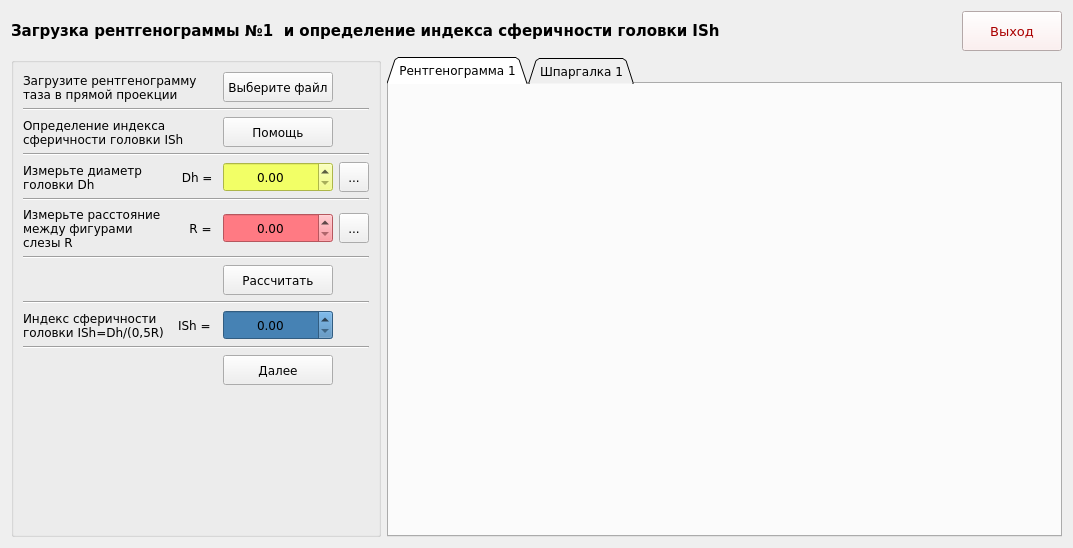
<?xml version="1.0" encoding="UTF-8"?>
<ui version="4.0">
 <class>Form1</class>
 <widget class="QWidget" name="Form1">
  <property name="geometry">
   <rect>
    <x>0</x>
    <y>0</y>
    <width>1073</width>
    <height>548</height>
   </rect>
  </property>
  <property name="windowTitle">
   <string>Form</string>
  </property>
  <property name="styleSheet">
   <string notr="true"/>
  </property>
  <layout class="QGridLayout" name="gridLayout">
   <item row="0" column="2">
    <widget class="QPushButton" name="pushButton_5">
     <property name="maximumSize">
      <size>
       <width>100</width>
       <height>50</height>
      </size>
     </property>
     <property name="font">
      <font>
       <family>Verdana</family>
       <pointsize>10</pointsize>
       <italic>false</italic>
       <bold>false</bold>
      </font>
     </property>
     <property name="cursor">
      <cursorShape>PointingHandCursor</cursorShape>
     </property>
     <property name="styleSheet">
      <string notr="true">background-color: #fcebeb;
font: 75 10pt &quot;Verdana&quot;;
color: rgb(170, 0, 0);
</string>
     </property>
     <property name="text">
      <string>Выход</string>
     </property>
    </widget>
   </item>
   <item row="0" column="0" colspan="2">
    <widget class="QLabel" name="label_12">
     <property name="minimumSize">
      <size>
       <width>0</width>
       <height>40</height>
      </size>
     </property>
     <property name="font">
      <font>
       <family>Verdana</family>
       <pointsize>11</pointsize>
       <italic>false</italic>
       <bold>true</bold>
      </font>
     </property>
     <property name="styleSheet">
      <string notr="true">font: 75 11pt &quot;Verdana&quot;;
font-weight: bold;</string>
     </property>
     <property name="text">
      <string>Загрузка рентгенограммы №1  и определение индекса сферичности головки ISh</string>
     </property>
     <property name="alignment">
      <set>Qt::AlignLeading|Qt::AlignLeft|Qt::AlignVCenter</set>
     </property>
    </widget>
   </item>
   <item row="1" column="0">
    <widget class="QGroupBox" name="groupBox">
     <property name="minimumSize">
      <size>
       <width>370</width>
       <height>0</height>
      </size>
     </property>
     <property name="maximumSize">
      <size>
       <width>370</width>
       <height>16777215</height>
      </size>
     </property>
     <property name="font">
      <font>
       <family>Verdana</family>
       <pointsize>9</pointsize>
      </font>
     </property>
     <property name="autoFillBackground">
      <bool>false</bool>
     </property>
     <property name="styleSheet">
      <string notr="true"/>
     </property>
     <property name="title">
      <string/>
     </property>
     <property name="flat">
      <bool>false</bool>
     </property>
     <property name="checkable">
      <bool>false</bool>
     </property>
     <layout class="QGridLayout" name="gridLayout_2">
      <item row="13" column="2">
       <spacer name="verticalSpacer">
        <property name="font">
         <font>
          <family>Verdana</family>
          <pointsize>9</pointsize>
         </font>
        </property>
        <property name="orientation">
         <enum>Qt::Vertical</enum>
        </property>
        <property name="sizeHint" stdset="0">
         <size>
          <width>20</width>
          <height>40</height>
         </size>
        </property>
       </spacer>
      </item>
      <item row="4" column="2">
       <widget class="QDoubleSpinBox" name="doubleSpinBox">
        <property name="minimumSize">
         <size>
          <width>0</width>
          <height>30</height>
         </size>
        </property>
        <property name="font">
         <font>
          <family>Verdana</family>
          <pointsize>9</pointsize>
         </font>
        </property>
        <property name="styleSheet">
         <string notr="true">background-color: #f2ff66;</string>
        </property>
        <property name="alignment">
         <set>Qt::AlignCenter</set>
        </property>
        <property name="singleStep">
         <double>0.100000000000000</double>
        </property>
       </widget>
      </item>
      <item row="4" column="1">
       <widget class="QLabel" name="label_5">
        <property name="font">
         <font>
          <family>Verdana</family>
          <pointsize>9</pointsize>
         </font>
        </property>
        <property name="text">
         <string> Dh = </string>
        </property>
       </widget>
      </item>
      <item row="6" column="1">
       <widget class="QLabel" name="label_7">
        <property name="font">
         <font>
          <family>Verdana</family>
          <pointsize>9</pointsize>
         </font>
        </property>
        <property name="text">
         <string>   R =</string>
        </property>
       </widget>
      </item>
      <item row="6" column="2">
       <widget class="QDoubleSpinBox" name="doubleSpinBox_2">
        <property name="minimumSize">
         <size>
          <width>0</width>
          <height>30</height>
         </size>
        </property>
        <property name="font">
         <font>
          <family>Verdana</family>
          <pointsize>9</pointsize>
         </font>
        </property>
        <property name="styleSheet">
         <string notr="true">background-color: #ff7a83;</string>
        </property>
        <property name="alignment">
         <set>Qt::AlignCenter</set>
        </property>
        <property name="maximum">
         <double>1000000.000000000000000</double>
        </property>
        <property name="singleStep">
         <double>0.100000000000000</double>
        </property>
       </widget>
      </item>
      <item row="6" column="0">
       <widget class="QLabel" name="label_4">
        <property name="font">
         <font>
          <family>Verdana</family>
          <pointsize>9</pointsize>
         </font>
        </property>
        <property name="text">
         <string>Измерьте расстояние между фигурами слезы R</string>
        </property>
        <property name="wordWrap">
         <bool>true</bool>
        </property>
       </widget>
      </item>
      <item row="4" column="0">
       <widget class="QLabel" name="label_3">
        <property name="font">
         <font>
          <family>Verdana</family>
          <pointsize>9</pointsize>
         </font>
        </property>
        <property name="text">
         <string>Измерьте диаметр головки Dh</string>
        </property>
        <property name="wordWrap">
         <bool>true</bool>
        </property>
       </widget>
      </item>
      <item row="10" column="1">
       <widget class="QLabel" name="label_10">
        <property name="font">
         <font>
          <family>Verdana</family>
          <pointsize>9</pointsize>
         </font>
        </property>
        <property name="text">
         <string>ISh =</string>
        </property>
       </widget>
      </item>
      <item row="10" column="0">
       <widget class="QLabel" name="label_9">
        <property name="font">
         <font>
          <family>Verdana</family>
          <pointsize>9</pointsize>
         </font>
        </property>
        <property name="text">
         <string>Индекс сферичности головки ISh=Dh/(0,5R)</string>
        </property>
        <property name="wordWrap">
         <bool>true</bool>
        </property>
       </widget>
      </item>
      <item row="2" column="0" colspan="2">
       <widget class="QLabel" name="label_2">
        <property name="font">
         <font>
          <family>Verdana</family>
          <pointsize>9</pointsize>
         </font>
        </property>
        <property name="text">
         <string>Определение индекса сферичности головки ISh</string>
        </property>
        <property name="wordWrap">
         <bool>true</bool>
        </property>
       </widget>
      </item>
      <item row="12" column="2">
       <widget class="QPushButton" name="pushButton_4">
        <property name="minimumSize">
         <size>
          <width>110</width>
          <height>30</height>
         </size>
        </property>
        <property name="maximumSize">
         <size>
          <width>110</width>
          <height>16777215</height>
         </size>
        </property>
        <property name="font">
         <font>
          <family>Verdana</family>
          <pointsize>9</pointsize>
         </font>
        </property>
        <property name="cursor">
         <cursorShape>PointingHandCursor</cursorShape>
        </property>
        <property name="text">
         <string>Далее</string>
        </property>
       </widget>
      </item>
      <item row="8" column="2">
       <widget class="QPushButton" name="pushButton_3">
        <property name="minimumSize">
         <size>
          <width>110</width>
          <height>30</height>
         </size>
        </property>
        <property name="maximumSize">
         <size>
          <width>110</width>
          <height>16777215</height>
         </size>
        </property>
        <property name="font">
         <font>
          <family>Verdana</family>
          <pointsize>9</pointsize>
         </font>
        </property>
        <property name="cursor">
         <cursorShape>PointingHandCursor</cursorShape>
        </property>
        <property name="text">
         <string>Рассчитать</string>
        </property>
       </widget>
      </item>
      <item row="2" column="2">
       <widget class="QPushButton" name="pushButton_2">
        <property name="minimumSize">
         <size>
          <width>110</width>
          <height>30</height>
         </size>
        </property>
        <property name="maximumSize">
         <size>
          <width>110</width>
          <height>16777215</height>
         </size>
        </property>
        <property name="font">
         <font>
          <family>Verdana</family>
          <pointsize>9</pointsize>
         </font>
        </property>
        <property name="cursor">
         <cursorShape>PointingHandCursor</cursorShape>
        </property>
        <property name="text">
         <string>Помощь</string>
        </property>
       </widget>
      </item>
      <item row="0" column="2">
       <widget class="QPushButton" name="pushButton">
        <property name="minimumSize">
         <size>
          <width>0</width>
          <height>30</height>
         </size>
        </property>
        <property name="maximumSize">
         <size>
          <width>110</width>
          <height>16777215</height>
         </size>
        </property>
        <property name="font">
         <font>
          <family>Verdana</family>
          <pointsize>9</pointsize>
         </font>
        </property>
        <property name="cursor">
         <cursorShape>PointingHandCursor</cursorShape>
        </property>
        <property name="styleSheet">
         <string notr="true"/>
        </property>
        <property name="text">
         <string>Выберите файл</string>
        </property>
       </widget>
      </item>
      <item row="1" column="0" colspan="4">
       <widget class="Line" name="line">
        <property name="font">
         <font>
          <family>Verdana</family>
          <pointsize>9</pointsize>
         </font>
        </property>
        <property name="orientation">
         <enum>Qt::Horizontal</enum>
        </property>
       </widget>
      </item>
      <item row="3" column="0" colspan="4">
       <widget class="Line" name="line_2">
        <property name="font">
         <font>
          <family>Verdana</family>
          <pointsize>9</pointsize>
         </font>
        </property>
        <property name="orientation">
         <enum>Qt::Horizontal</enum>
        </property>
       </widget>
      </item>
      <item row="5" column="0" colspan="4">
       <widget class="Line" name="line_3">
        <property name="font">
         <font>
          <family>Verdana</family>
          <pointsize>9</pointsize>
         </font>
        </property>
        <property name="orientation">
         <enum>Qt::Horizontal</enum>
        </property>
       </widget>
      </item>
      <item row="7" column="0" colspan="4">
       <widget class="Line" name="line_4">
        <property name="font">
         <font>
          <family>Verdana</family>
          <pointsize>9</pointsize>
         </font>
        </property>
        <property name="orientation">
         <enum>Qt::Horizontal</enum>
        </property>
       </widget>
      </item>
      <item row="9" column="0" colspan="4">
       <widget class="Line" name="line_6">
        <property name="font">
         <font>
          <family>Verdana</family>
          <pointsize>9</pointsize>
         </font>
        </property>
        <property name="orientation">
         <enum>Qt::Horizontal</enum>
        </property>
       </widget>
      </item>
      <item row="11" column="0" colspan="4">
       <widget class="Line" name="line_5">
        <property name="font">
         <font>
          <family>Verdana</family>
          <pointsize>9</pointsize>
         </font>
        </property>
        <property name="orientation">
         <enum>Qt::Horizontal</enum>
        </property>
       </widget>
      </item>
      <item row="0" column="0" colspan="2">
       <widget class="QLabel" name="label">
        <property name="font">
         <font>
          <family>Verdana</family>
          <pointsize>9</pointsize>
         </font>
        </property>
        <property name="text">
         <string>Загрузите рентгенограмму таза в прямой проекции </string>
        </property>
        <property name="wordWrap">
         <bool>true</bool>
        </property>
       </widget>
      </item>
      <item row="4" column="3">
       <widget class="QToolButton" name="toolButton">
        <property name="minimumSize">
         <size>
          <width>30</width>
          <height>30</height>
         </size>
        </property>
        <property name="maximumSize">
         <size>
          <width>30</width>
          <height>30</height>
         </size>
        </property>
        <property name="text">
         <string>...</string>
        </property>
       </widget>
      </item>
      <item row="6" column="3">
       <widget class="QToolButton" name="toolButton_2">
        <property name="minimumSize">
         <size>
          <width>30</width>
          <height>30</height>
         </size>
        </property>
        <property name="maximumSize">
         <size>
          <width>30</width>
          <height>30</height>
         </size>
        </property>
        <property name="text">
         <string>...</string>
        </property>
       </widget>
      </item>
      <item row="10" column="2">
       <widget class="QDoubleSpinBox" name="doubleSpinBox_3">
        <property name="minimumSize">
         <size>
          <width>0</width>
          <height>30</height>
         </size>
        </property>
        <property name="font">
         <font>
          <family>Verdana</family>
          <pointsize>9</pointsize>
         </font>
        </property>
        <property name="styleSheet">
         <string notr="true">background-color: #4682B4;</string>
        </property>
        <property name="alignment">
         <set>Qt::AlignCenter</set>
        </property>
        <property name="singleStep">
         <double>0.100000000000000</double>
        </property>
       </widget>
      </item>
     </layout>
    </widget>
   </item>
   <item row="1" column="1" colspan="2">
    <widget class="QTabWidget" name="tabWidget">
     <property name="minimumSize">
      <size>
       <width>500</width>
       <height>30</height>
      </size>
     </property>
     <property name="font">
      <font>
       <family>Verdana</family>
       <pointsize>9</pointsize>
      </font>
     </property>
     <property name="styleSheet">
      <string notr="true"/>
     </property>
     <property name="tabShape">
      <enum>QTabWidget::Triangular</enum>
     </property>
     <property name="currentIndex">
      <number>0</number>
     </property>
     <property name="iconSize">
      <size>
       <width>16</width>
       <height>16</height>
      </size>
     </property>
     <widget class="QWidget" name="tab">
      <attribute name="title">
       <string>Рентгенограмма 1</string>
      </attribute>
      <layout class="QGridLayout" name="gridLayout_4">
       <property name="leftMargin">
        <number>0</number>
       </property>
       <property name="topMargin">
        <number>0</number>
       </property>
       <property name="rightMargin">
        <number>0</number>
       </property>
       <property name="bottomMargin">
        <number>0</number>
       </property>
       <property name="spacing">
        <number>0</number>
       </property>
      </layout>
     </widget>
     <widget class="QWidget" name="tab_2">
      <attribute name="title">
       <string>Шпаргалка 1</string>
      </attribute>
      <layout class="QGridLayout" name="gridLayout_3">
       <property name="leftMargin">
        <number>0</number>
       </property>
       <property name="topMargin">
        <number>0</number>
       </property>
       <property name="rightMargin">
        <number>0</number>
       </property>
       <property name="bottomMargin">
        <number>0</number>
       </property>
       <property name="spacing">
        <number>0</number>
       </property>
      </layout>
     </widget>
    </widget>
   </item>
  </layout>
 </widget>
 <resources/>
 <connections/>
</ui>
